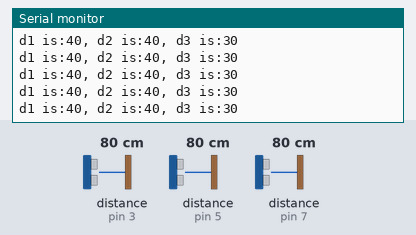
Recording of a sketch running on a simulated Arduino Uno, built with avr-gcc and run on an emulated ATmega328P. Parts: the last lines printed to the serial monitor. The inputs (shaded band) are chosen by the test bench; at power-on: distance to the obstacle (sensors on pin 3, pin 5, pin 7) 80 cm. The echo pulse lasts 58.3 µs per cm.

Above: at 1.2 s.
1.3 s: distance to the obstacle (sensor on pin 3) set to 2 cm
At 1.45 s:
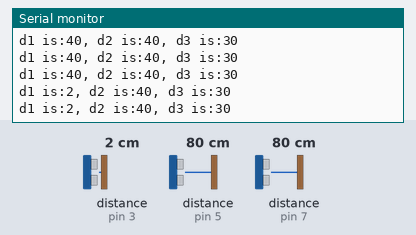
2.8 s: distance to the obstacle (sensor on pin 5) set to 2 cm
At 2.86 s:
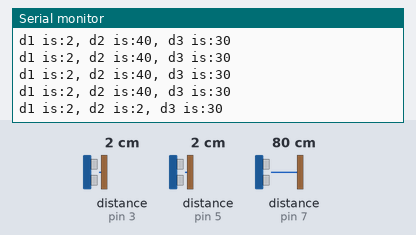
4.3 s: distance to the obstacle (sensor on pin 7) set to 2 cm
At 4.33 s:
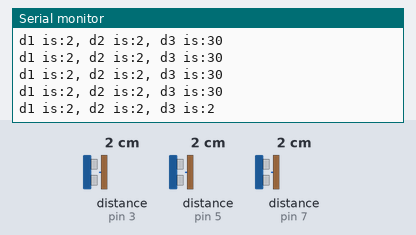
5.8 s: distance to the obstacle (sensor on pin 3) set to 4 cm
At 5.87 s:
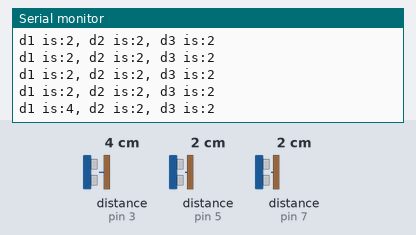
7.3 s: distance to the obstacle (sensor on pin 3) set to 9 cm
At 7.31 s:
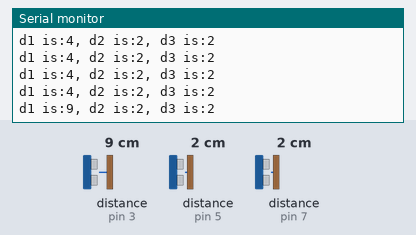
10.3 s: distance to the obstacle (sensor on pin 5) set to 4 cm
At 10.3 s:
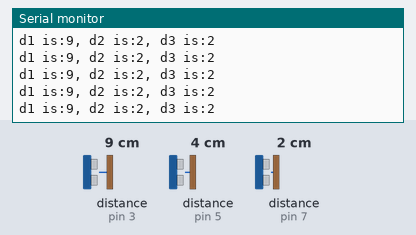
Timing chart, 0 to 12.8 s (numbered marks = the images above; inputs shaded):
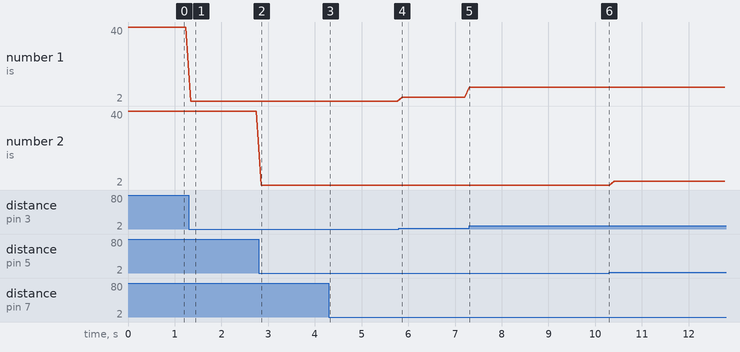

Measured:
- after the input at 1.3 s, the serial monitor: prints a new line at once (image 1)
- after the input at 2.8 s, the serial monitor: prints a new line after 0.05 s (image 2)
- after the input at 4.3 s, the serial monitor: prints a new line at once (image 3)
- after the input at 5.8 s, the serial monitor: prints a new line after 0.07 s (image 4)
- after the input at 7.3 s, the serial monitor: prints a new line at once (image 5)
- plotted number 1: 2 → 4 after the input at 5.8 s, 4 → 9 after the input at 7.3 s
- plotted number 2: 2 → 4 after the input at 10.3 s

The sketch:

hcsr04_ball_modified_20250809105712.ino
```cpp
#include <NewPing.h>
#define trig1 2
#define echo1 3
#define trig2 4
#define echo2 5
#define trig3 6
#define echo3 7
#define max_distance 100
int d1;
int d2;
int d3;

const int wall1=40;
const int wall2=40;
const int wall3=30;

NewPing sonar1(trig1,echo1,max_distance);
NewPing sonar2(trig2,echo2,max_distance);
NewPing sonar3(trig3,echo3,max_distance);
void setup() {
  // put your setup code here, to run once:
  Serial.begin(115200);
}

void loop() {
  // put your main code here, to run repeatedly:
  d1=sonar1.ping_cm(50);
  d2=sonar2.ping_cm(50);
  d3=sonar3.ping_cm(50);

  if(d1==0) d1=wall1;
  if(d2==0) d2=wall2;
  if(d3==0) d3=wall3;

Serial.print("d1 is:");
Serial.print(d1);
Serial.print(", d2 is:");
Serial.print(d2);
Serial.print(", d3 is:");
Serial.println(d3);

  delay(100);
}
```
